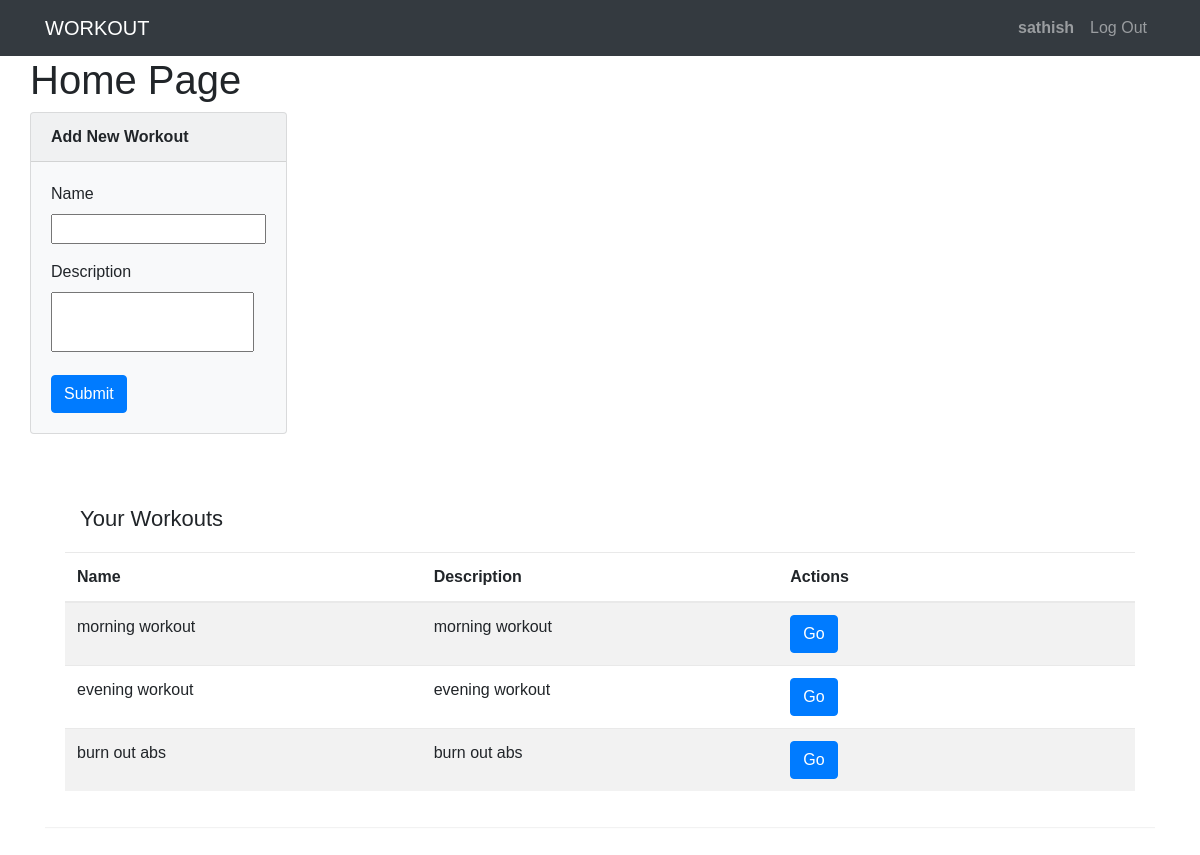
/ (signed in), run on the app's committed database.
### muscle/models.py (models this page shows)
class User(AbstractUser):
    def serialize(self):
        return {
            "id": self.id,
            "username": self.username,
            "email": self.email,
            "date_joined": self.date_joined
        }

class Workout(models.Model):
    code = models.CharField(max_length=5, primary_key=True)
    author = models.ForeignKey("User", on_delete=models.CASCADE, related_name="author")
    name = models.CharField(max_length=255)
    description = models.TextField(blank=True)

### muscle/views.py (the view, shortened to what this page needs)
# urls.py: path("", views.index, name="index"),
def index(request):
    if not request.user.is_authenticated:
        return HttpResponseRedirect(reverse("login"))
    form = WorkoutForm()
    if request.user.is_authenticated:
        workouts = Workout.objects.filter(author=request.user).all()
    else:
        workouts = []
    context = {
        'form': form,
        'workouts': workouts,
    }
    return render(request, "muscle/index.html", context)

### muscle/views.py
class WorkoutForm(forms.Form):
    name = forms.CharField(max_length=255)
    description = forms.CharField(widget=forms.Textarea())

### muscle/templates/muscle/index.html (shortened to what this page needs)
{% extends "muscle/layout.html" %}
{% load static %}
{% block body %}
    <div class="row">
        <h1>Home Page</h1>
    </div>
    {% if user.is_authenticated %}
    <div class="row">
        <div class="card bg-light mb-3">
            <div class="card-header">
                <strong>Add New Workout</strong>
            </div>
            <div class="card-body">
                <form action="" method="post">
                    <div class="form-group">
                        <label for="name">Name</label>
                        <br>
                        {{ form.name }}
                    </div>
                    <div class="form-group">
                        <label for="description">Description</label>
                        <br>
                        {{ form.description }}
                    </div>
                    <button type="submit" class="btn btn-primary">Submit</button>
                </form>
            </div>
        </div>
    </div>
    <div class="row">
        <div class="container-xl">
            <div class="table-responsive">
                <div class="table-wrapper">
                    <div class="table-title">
                        <div class="col-sm-8"><h2>Your Workouts</h2></div>
                    </div>
                    <table class="table table-striped table-hover">
                        <thead>
                            <tr>
                                <th>Name</th>
                                <th>Description</th>
                                <th>Actions</th>
                            </tr>
                        </thead>
                        <tbody>
                            {% for workout in workouts %}
                            <tr>
                                <td>{{ workout.name }}</td>
                                <td>{{ workout.description }}</td>
                                <td>
                                    <a href="{% url 'workout' workout_id=workout.pk %}">
                                        <button class="btn btn-primary">Go</button>
                                    </a>
                                </td>
                            </tr>
                            {% endfor %}
                        </tbody>
                    </table>
                </div>
            </div>
        </div>
    </div>
    {% endif %}
{% endblock %}

### muscle/templates/muscle/layout.html (shortened to what this page needs)
{% load static %}
<!DOCTYPE html>
<html lang="en">
    <head>
        <link rel="stylesheet" href="https://stackpath.bootstrapcdn.com/bootstrap/4.4.1/css/bootstrap.min.css">
        <link href="{% static 'muscle/styles.css' %}" rel="stylesheet">
        <link href="{% static 'muscle/play.css' %}" rel="stylesheet">
    </head>
    <body>
        <nav class="navbar navbar-expand-lg navbar-dark bg-dark">
            <div class="container">
                <a class="navbar-brand" href="{% url 'index' %}">WORKOUT</a>
                    <div>
                    <ul class="navbar-nav mr-auto">
                        {% if user.is_authenticated %}
                            <li class="nav-item">
                                <a id="profile-button" class="nav-link" href="{% url 'profile' username=user.username %}"><strong>{{ user.username }}</strong></a>
                            </li>
                        {% endif %}
                        {% if user.is_authenticated %}
                            <li class="nav-item">
                                <a class="nav-link" href="{% url 'logout' %}">Log Out</a>
                            </li>
                        {% endif %}
                    </ul>
                </div>
            </div>
          </nav>
        <div class="body">
            <div class="container">
                {% block body %}
                {% endblock %}
            </div>
        </div>
    </body>
</html>

### muscle/static/muscle/styles.css (style rules this page uses)
textarea { height: 60px; width: 203px; resize: none; }
.table-wrapper { width: 100%; margin: 30px auto; background: #fff; padding: 20px; box-shadow: 0 1px 1px rgba(0,0,0,.05); }
.table-title { padding-bottom: 10px; margin: 0 0 10px; }
.table-title h2 { margin: 6px 0 0; font-size: 22px; }
table.table { table-layout: fixed; }
table.table tr th, table.table tr td { border-color: #e9e9e9; }
table.table td a { cursor: pointer; display: inline-block; min-width: 24px; }

### muscle/static/muscle/play.css (style rules this page uses)
body { font-family: sans-serif; }

### data on the page
User: username "sathish"
Workout: name "morning workout", description "morning workout"
Workout: name "evening workout", description "evening workout"
Workout: name "burn out abs", description "burn out abs"
